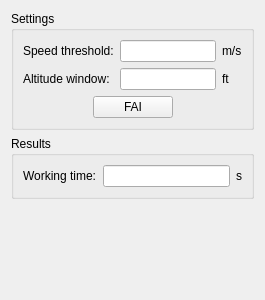
<?xml version="1.0" encoding="UTF-8"?>
<ui version="4.0">
 <class>AcroForm</class>
 <widget class="QWidget" name="AcroForm">
  <property name="geometry">
   <rect>
    <x>0</x>
    <y>0</y>
    <width>265</width>
    <height>300</height>
   </rect>
  </property>
  <property name="windowTitle">
   <string>Form</string>
  </property>
  <layout class="QVBoxLayout" name="verticalLayout_3">
   <item>
    <widget class="QGroupBox" name="groupBox">
     <property name="title">
      <string>Settings</string>
     </property>
     <layout class="QVBoxLayout" name="verticalLayout_2">
      <item>
       <layout class="QGridLayout" name="gridLayout_2">
        <item row="0" column="1">
         <widget class="QLineEdit" name="speedEdit"/>
        </item>
        <item row="0" column="2">
         <widget class="QLabel" name="label_3">
          <property name="text">
           <string>m/s</string>
          </property>
         </widget>
        </item>
        <item row="0" column="0">
         <widget class="QLabel" name="label_2">
          <property name="text">
           <string>Speed threshold:</string>
          </property>
         </widget>
        </item>
        <item row="1" column="0">
         <widget class="QLabel" name="label_5">
          <property name="text">
           <string>Altitude window:</string>
          </property>
         </widget>
        </item>
        <item row="1" column="1">
         <widget class="QLineEdit" name="altitudeEdit"/>
        </item>
        <item row="1" column="2">
         <widget class="QLabel" name="label_6">
          <property name="text">
           <string>ft</string>
          </property>
         </widget>
        </item>
       </layout>
      </item>
      <item>
       <layout class="QHBoxLayout" name="horizontalLayout_2">
        <item>
         <spacer name="horizontalSpacer">
          <property name="orientation">
           <enum>Qt::Horizontal</enum>
          </property>
          <property name="sizeHint" stdset="0">
           <size>
            <width>40</width>
            <height>20</height>
           </size>
          </property>
         </spacer>
        </item>
        <item>
         <widget class="QPushButton" name="faiButton">
          <property name="text">
           <string>FAI</string>
          </property>
         </widget>
        </item>
        <item>
         <spacer name="horizontalSpacer_2">
          <property name="orientation">
           <enum>Qt::Horizontal</enum>
          </property>
          <property name="sizeHint" stdset="0">
           <size>
            <width>40</width>
            <height>20</height>
           </size>
          </property>
         </spacer>
        </item>
       </layout>
      </item>
     </layout>
    </widget>
   </item>
   <item>
    <widget class="QGroupBox" name="groupBox_2">
     <property name="title">
      <string>Results</string>
     </property>
     <layout class="QVBoxLayout" name="verticalLayout">
      <item>
       <layout class="QHBoxLayout" name="horizontalLayout">
        <item>
         <widget class="QLabel" name="label">
          <property name="text">
           <string>Working time:</string>
          </property>
         </widget>
        </item>
        <item>
         <widget class="QLineEdit" name="timeEdit"/>
        </item>
        <item>
         <widget class="QLabel" name="label_4">
          <property name="text">
           <string>s</string>
          </property>
         </widget>
        </item>
       </layout>
      </item>
     </layout>
    </widget>
   </item>
   <item>
    <spacer name="verticalSpacer">
     <property name="orientation">
      <enum>Qt::Vertical</enum>
     </property>
     <property name="sizeHint" stdset="0">
      <size>
       <width>20</width>
       <height>40</height>
      </size>
     </property>
    </spacer>
   </item>
  </layout>
 </widget>
 <resources/>
 <connections/>
</ui>
